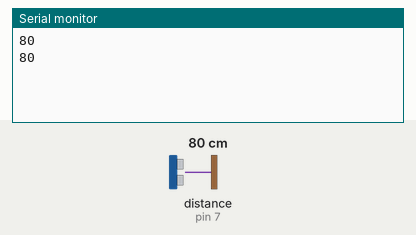
This sketch was run on a simulated Arduino Uno, built with avr-gcc and run on an emulated ATmega328P. Parts: the last lines printed to the serial monitor. Wiring (inferred from the names in the program): ultrasonic range finder: trigger pin 6; echo pin 7. The inputs (shaded band) are chosen by the test bench; at power-on: distance to the obstacle (sensor on pin 7) 80 cm. The echo pulse lasts 58.3 µs per cm.

Above: at 1.8 s.
1.9 s: distance to the obstacle (sensor on pin 7) set to 2 cm
At 2.7 s:
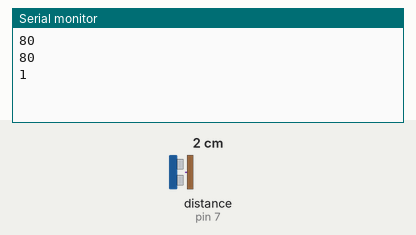
3.4 s: distance to the obstacle (sensor on pin 7) set to 4 cm
At 4.8 s:
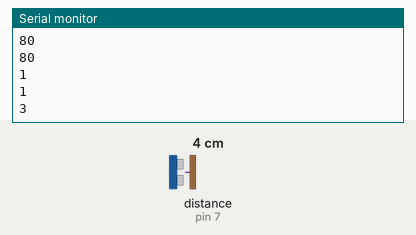
Timing chart, 0 to 6.4 s (numbered marks = the images above; inputs shaded):
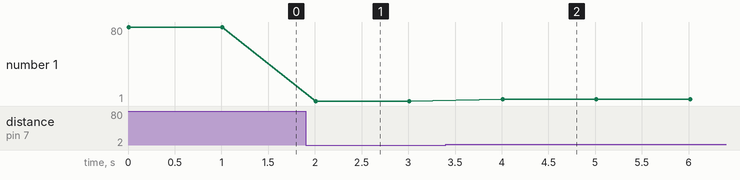

Measured:
- after the input at 1.9 s, the serial monitor: prints a new line after 0.11 s (image 1)
- after the input at 3.4 s, the serial monitor: prints a new line after 0.61 s (image 2)
- plotted number 1: 80 → 1 after the input at 1.9 s, 1 → 3 after the input at 3.4 s

The sketch:

ppt_change_ard.ino
```cpp
const int trigPin = 6;
const int echoPin = 7;

void setup() {
  pinMode(trigPin, OUTPUT);
  pinMode(echoPin, INPUT);
  Serial.begin(9600);
}

void loop() {
  // Send a pulse to the ultrasonic sensor
  digitalWrite(trigPin, LOW);
  delayMicroseconds(2);
  digitalWrite(trigPin, HIGH);
  delayMicroseconds(10);
  digitalWrite(trigPin, LOW);

  // Measure the duration of the echo pulse
  long duration = pulseIn(echoPin, HIGH);

  // Calculate the distance based on the duration
  int distance = duration / 58;

  // Send the distance over the serial port
  Serial.println(distance);

  // Wait a short period of time before measuring againq
  delay(1000);
}
```
